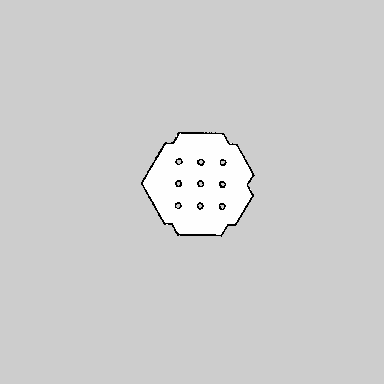
#> input picture turtlebot3_navigation2/maps/map.pgm, 384 x 384 px, found by its file name
$ python cutshape.py
#> lines starting #> are read from the running program, lines starting #| are printed output that depends on the picture

# Python program to explain cv2.circle() method

# importing cv2
from PIL import Image
import cv2
import numpy as np
from matplotlib import pyplot as pp
from scipy import misc
import math


def sector_mask(shape,centre,radius,angle_range):


    x,y = np.ogrid[:shape[0],:shape[1]]
    cx,cy = centre
    tmin,tmax = np.deg2rad(angle_range)
    if tmax < tmin:
            tmax += 2*np.pi
    r2 = (x-cx)*(x-cx) + (y-cy)*(y-cy)
    theta = np.arctan2(x-cx,y-cy) - tmin
    theta %= (2*np.pi)
    circmask = r2 <= radius*radius
    anglemask = theta <= (tmax-tmin)

    return circmask*anglemask


if __name__ == '__main__':
	startingx = 205
	startingy = 218
	matrix = cv2.imread("/home/harumanager/map.pgm", cv2.IMREAD_COLOR)
#> matrix is the input picture: shape (384, 384, 3); min 0, max 254, mean 206.4
	matrix1 = cv2.imread("/home/harumanager/map.pgm", cv2.IMREAD_COLOR)

	pp.imshow(matrix1)
	pp.show()
	mask = sector_mask(matrix.shape,(startingx,startingy,),10,(0,180))
	matrix[~mask] = 125
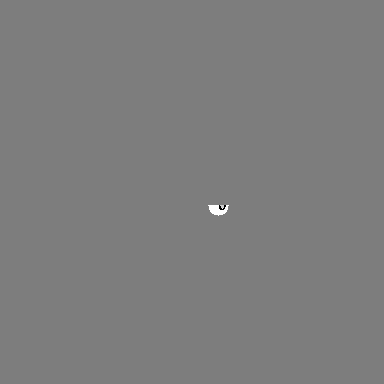
#> matrix: shape (384, 384, 3); min 0, max 254, mean 125.1
	number_of_white_pix = np.sum(matrix== 254)
#> number_of_white_pix = 420
	number_of_black_pix = np.sum(matrix == [0,0,0])
#> number_of_black_pix = 57

	pp.imshow(matrix, extent=[-10,10,-10,10])
	pp.show()
	print('Number of white pixels:', number_of_white_pix)
#| Number of white pixels: 420
	print('Number of black pixels:', number_of_black_pix)
#| Number of black pixels: 57
	if(number_of_black_pix > 0):
				print('There is an obstacle')
	pp.imshow(matrix)
	#pp.imshow(mask)
	pp.show()
	print("lalala")
#> (the run stopped early here; a loop or call above may not have finished)
